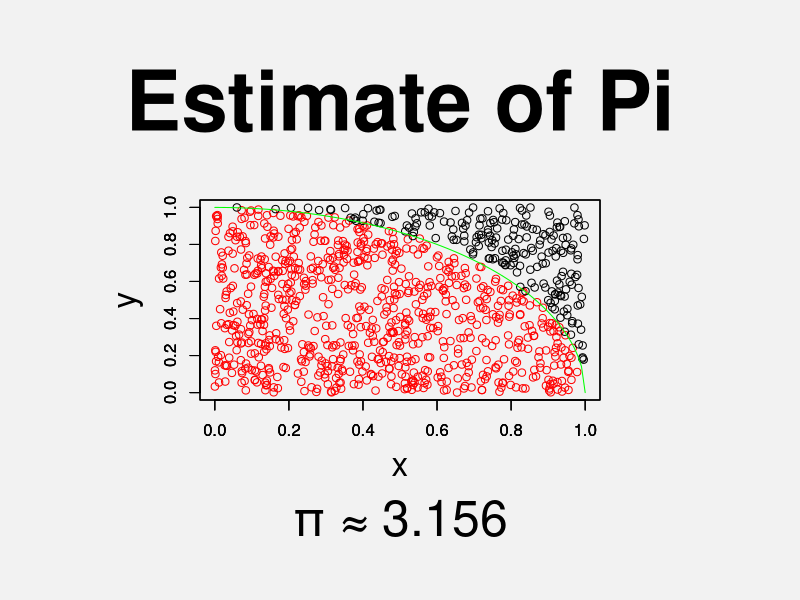
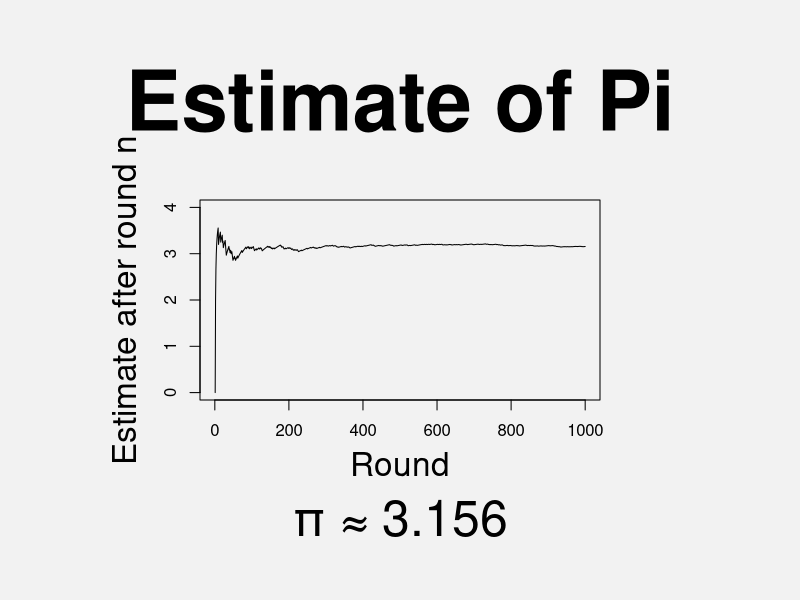

Source code (R) for these figures, in order:
#!/usr/bin/env Rscript
# Thomas Arend
# 2021-07-03
#
# Needle problem to estimate the number pi
# See https://de.wikipedia.org/wiki/Monte-Carlo-Simulation#Probabilistische_Bestimmung_der_Zahl_Pi

# Change seed for different fix results 
# or comment next line for random results
set.seed(42)

n <- 1000
xy <- data.frame (
    x = runif(n)
  , y = runif(n)
  , r2 = rep(0,n)
  , estimated = rep(0,n)
)
xy$r2 <- xy$x^2 + xy$y^2

s = 0
for (i in 1:n) {
  
  if (xy$r2[i] <= 1) {
    s = s + 1
  }
  xy$estimated[i] = s*4/i
}

pi <- xy$estimate[length(xy[,1])]

print (pi)

png( 'NeedleProblem-1.png', width = 1080, height = 1080)
par(  mar = c(10,10,10,10) 
      , bg = rgb(0.95,0.95,0.95,1)
)

plot(  xy[xy$r2<=1,1:2]
     , xlim = c(0,1)
     , ylim = c(0,1)
     , main = "Estimate of Pi"
     , cex.main = 5
     , cex.sub = 3
     , cex.lab = 2
     , col = "red"
     )
par (new=TRUE)

plot(  xy[xy$r2>1,1:2]
       , xlim = c(0,1)
       , ylim = c(0,1)
       , main = ""
       , xlab =""
       , ylab = ""
       , col = "black"
)

title ( sub = paste("π ≈",pi)
        , line = 6
        , cex.sub = 3
)

par ( new=TRUE)

curve( sqrt(1-x^2)
       , from=0
       , to=1
       , col = "green"
       , xlab=""
       , ylab="")

dev.off()

png( 'NeedleProblem-2.png', width = 1080, height = 1080)
par(  mar = c(10,10,10,10) 
      , bg = rgb(0.95,0.95,0.95,1)
)


plot(  1:n
       , xy$estimated
       , type = 'l'
       , xlab = 'Round'
       , ylab = 'Estimate after round n'
       , xlim= c(0,n)
       , ylim= c(0,ceiling(max(xy$estimated)))
       , main = "Estimate of Pi"
       , cex.main = 5
       , cex.sub = 3
       , cex.lab = 2
)
title ( sub = paste("π ≈",pi)
        , line = 6
        , cex.sub = 3
)

dev.off()
